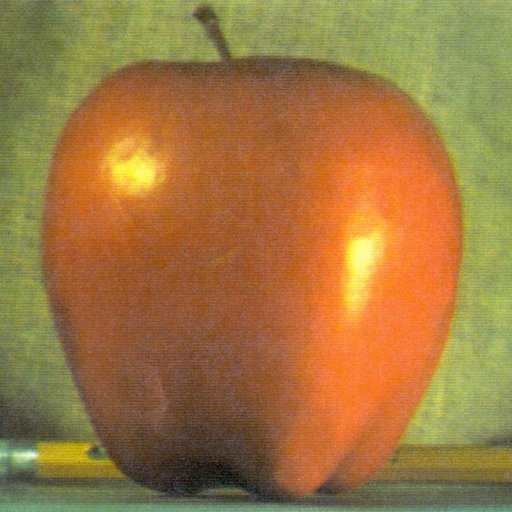
//> input picture source/pingguo.jpg, 512 x 512 px
$ ./main   (built with g++ and OpenCV 4)
//> lines starting //> are read from the running program, lines starting //| are printed output that depends on the picture
//绘制 RGB 图像分离通道后的每一单通道的直方图
#include <iostream>
#include<opencv4/opencv2/core/core.hpp>
#include<opencv4/opencv2/highgui.hpp>
#include<opencv4/opencv2/opencv.hpp>
using namespace std;
using namespace cv;
int main()
{
    Mat src = imread("../../source/pingguo.jpg");
//> src is the input picture: 512 rows x 512 cols, CV_8UC3; mean B, G, R 64.8, 119.7, 159.1
    if (src.data==NULL)
    {
        cout << "fail to load image." << endl;
        return 0;
    }
    //
    Mat hist_r, hist_g, hist_b;//用来统计直方图计算结果

    float inRange[2] = {0,255};
    const float* ranges[] = {inRange};//像素灰度值范围

    int bin = 256;
    const int bins [1] = {256};//直方图的维度(像素灰度的最大值)

    int channels_r[1] ={0};//通道索引
    cv::calcHist(&src, 1, channels_r, Mat(), hist_r, 1, bins, ranges, true, false);
//> hist_r = 256 values, max 6218 at index 55, min 0 at index 177, mean 1024

    int channels_g[1] = {1};//通道索引
    cv::calcHist(&src, 1, channels_g, Mat(), hist_g, 1, bins, ranges, true, false);
//> hist_g = 256 values, max 3821 at index 92, min 0 at index 0, mean 1024

    int channels_b[1] = {2};//通道索引
    cv::calcHist(&src, 1, channels_b, Mat(), hist_b, 1, bins, ranges, true, false);
//> hist_b = 256 values, max 3632 at index 152, min 0 at index 0, mean 1014.9


    double max_val_r, max_val_g, max_val_b;
    double min_val_r, min_val_g, min_val_b;
    minMaxLoc(hist_r, &min_val_r, &max_val_r, 0, 0);
//> min_val_r = 0; max_val_r = 6218
    minMaxLoc(hist_g, &min_val_g, &max_val_g, 0, 0);
//> min_val_g = 0; max_val_g = 3821
    minMaxLoc(hist_b, &min_val_b, &max_val_b, 0, 0);
//> min_val_b = 0; max_val_b = 3632


    int scale = 1;
    int hist_height = 256;
    //创建黑色画布
    Mat hist_img = Mat::zeros(hist_height, bin*3, CV_8UC3);

    for (int i=0; i<bin; i++)
    {
        float bin_val_r = hist_r.at<float>(i);
        float bin_val_g = hist_g.at<float>(i);
        float bin_val_b = hist_b.at<float>(i);

        int intensity_r = cvRound(bin_val_r*hist_height/max_val_r); //要绘制的高度
        int intensity_g = cvRound(bin_val_g*hist_height/max_val_g);
        int intensity_b = cvRound(bin_val_b*hist_height/max_val_b);

        //绘制矩形
        cv::rectangle(hist_img, cv::Point(i*scale, hist_height-1), cv::Point((i+1)*scale-1,hist_height-intensity_r), CV_RGB(255,0,0));
        cv::rectangle(hist_img, cv::Point((i+bin)*scale, hist_height-1), cv::Point((i+bin+1)*scale-1,hist_height-intensity_g), CV_RGB(0,255,0));
        cv::rectangle(hist_img, cv::Point((i+bin*2)*scale, hist_height-1), cv::Point((i+bin*2+1)*scale, hist_height-intensity_b), CV_RGB(0,0,255));
    }
//> this loop made 256 passes
//> (bin_val_r, bin_val_g, bin_val_b, intensity_r, intensity_g, intensity_b) on passes 1 to 3: (5, 0, 0, 0, 0, 0), (1, 0, 0, 0, 0, 0), (2, 0, 0, 0, 0, 0)
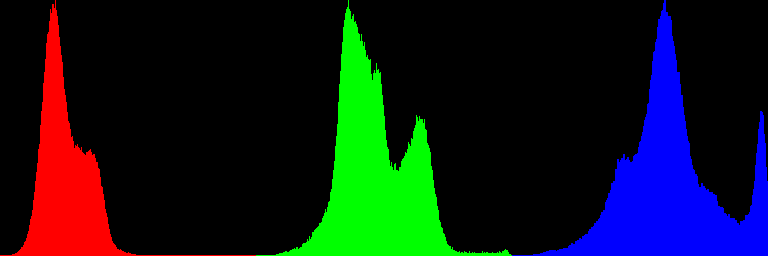
//> hist_img: 256 rows x 768 cols, CV_8UC3; mean B, G, R 24.4, 22.8, 14.1

    //显示
    namedWindow("RGB Histogram", 1);
    imshow("RGB Histogram", hist_img);
    namedWindow("source", 1);
    imshow("source", src);
    waitKey(0);
    return 0;
}
